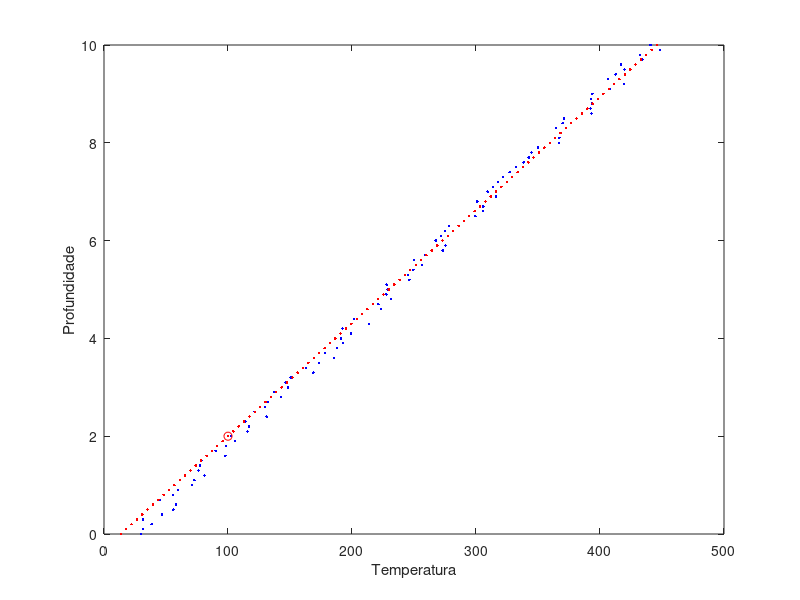
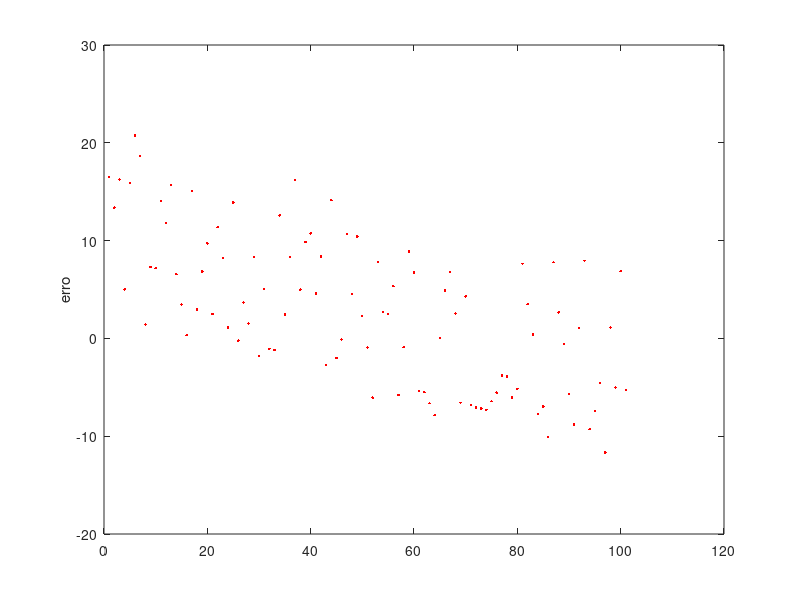

Recreate these plots in MATLAB, in order.
% Problemas Diretos e Inversos em Geofísica - Conceitos Básicos e Aplicações
% Prof. Giuliano Marotta - SIS/IG/UnB - marotta@unb.br
% Parte IV: Exercicio 01
% ---------------------------------------------------------------------
clear
clc
% Modelo: T = a*1+b*z
Dados = load('DadosEx.txt'); % Abrir arquivo de dados
z = Dados(:,1); % Vetor dos dados de profundidade
d = Dados(:,2); % Vetor dos dados observados de Temperarura
Var_d = Dados(:,3).^2; % Vetor das incertezas dos dados observados
M = 2; % Numero de parametros 'a' e 'b'
N = length(d(:,1)); % Numero de Observacoes
G = [ones(N,1) z]; % Matriz dos coeficientes
W = (Var_d.*eye(N,N))^-1;  % Matris Peso
%-------------------------------------------------
Ti=100; % Inserir dados do modelo para injuncao (T = 110)
h = Ti;  di = [d;h];
zi = 2; % Inserir coeficientes do modelo para injuncao (z = 2km)
F = [1 zi];  Gi = [G;F];
Wh = 10000000; % Inserir injuncao ma matriz peso
Wi = zeros(N+1,N+1); Wi(1:N,1:N) = W;  Wi(N+1,N+1)=Wh;
%-------------------------------------------------
m = (Gi'*Wi*Gi)^-1*(Gi'*Wi*di) % Vetor dos parametros
e = d-G*m % Vetor dos erros
Var_pos = (e'*W*e)/(N-M) % Variancia a posteriori
Cov_m = Var_pos*(G'*W*G)^-1 % Matrix covariancia dos parametros
Dp_m = diag(Cov_m).^0.5 % Vetor dos desvios Padrao dos Parametros

figure % Plotar dados observados
plot(d,z,'.b')
xlabel('Temperatura')
ylabel('Profundidade')
hold on % Plotar dados calculados
plot(G*m,z,'.r')
plot(Ti,zi,'or')

figure % plotar erro
plot(e,'.r')
ylabel('erro')


